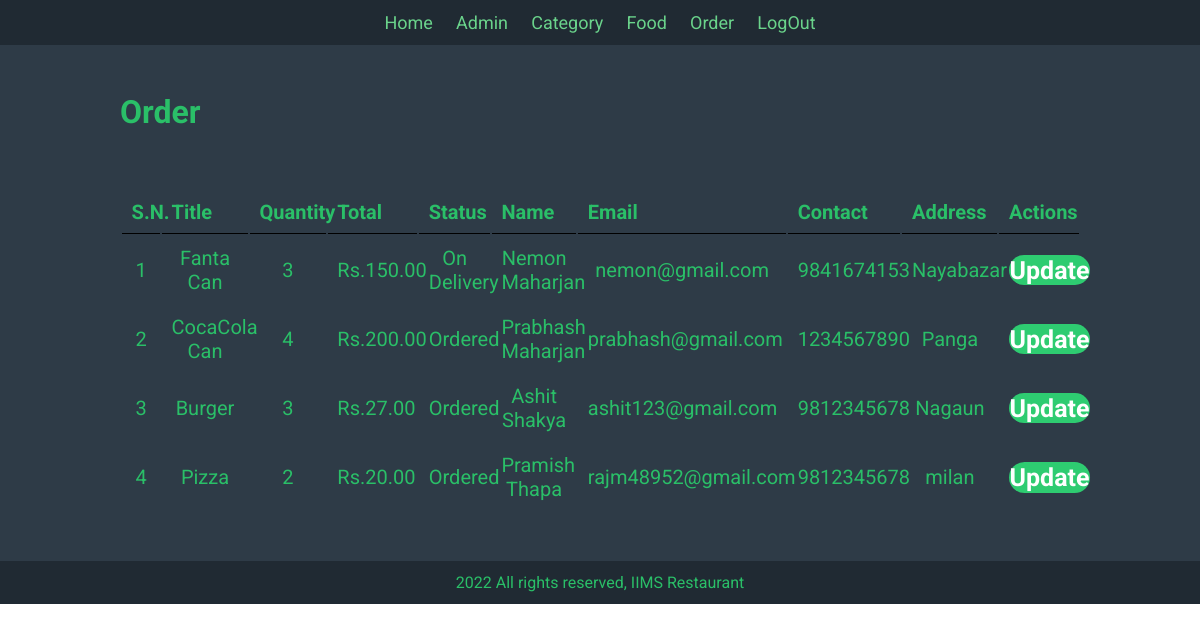
The app's page /admin/manage-order.php (signed in) with its own data.
### tables this page shows
CREATE TABLE `tbl_order` (
  `id` int(10) UNSIGNED NOT NULL,
  `food` varchar(255) NOT NULL,
  `price` decimal(10,2) NOT NULL,
  `quantity` int(11) NOT NULL,
  `total` decimal(10,2) NOT NULL,
  `order_date` datetime NOT NULL,
  `status` varchar(50) NOT NULL,
  `customer_name` varchar(100) NOT NULL,
  `customer_contact` varchar(20) NOT NULL,
  `customer_email` varchar(255) NOT NULL,
  `customer_address` varchar(255) NOT NULL
);

### admin/manage-order.php (the view, shortened to what this page needs)
<?php include "partials/menu.php"?>
<div class="main-content">
    <div class="wrapper">
    <h1 class='color-green'>Order</h1>
<br><br><br>
        <table class="tbl-full color-green btn-text-2 text-center">
                <tr>
                        <th>S.N.</th>
                        <th>Title</th>
                        <th>Quantity</th>
                        <th>Total</th>
                        <th>Status</th>
                        <th>Name</th>
                        <th>Email</th>
                        <th>Contact</th>
                        <th>Address</th>
                        <th>Actions</th>
                </tr>
                <?php
                        $sql = "SELECT * FROM tbl_order ORDER BY id DESC";
                        $res = mysqli_query($conn, $sql);
                        $count = mysqli_num_rows($res);
                        $sn = 1;
                        if($count>0){
                                while($row=mysqli_fetch_assoc($res)){
                                        $id = $row['id'];
                                        $food = $row['food'];
                                        $quantity = $row['quantity'];
                                        $total = $row['total'];
                                        $status = $row['status'];
                                        $customer_name = $row['customer_name'];
                                        $customer_contact = $row['customer_contact'];
                                        $customer_email = $row['customer_email'];
                                        $customer_address = $row['customer_address'];
                                        ?>
                                        <tr>
                                                <td><?php echo $sn++?></td>
                                                <td> <?php echo $food?></td>
                                                <td><?php echo $quantity?></td>
                                                <td>Rs.<?php echo $total?></td>
                                                <td><?php echo $status?></td>
                                                <td><?php echo $customer_name?></td>
                                                <td><?php echo $customer_email?></td>
                                                <td><?php echo $customer_contact?></td>
                                                <td><?php echo $customer_address?></td>
                                                <td>
                                                        <a href="<?php echo SITEURL?>/admin/update-order.php?id=<?php echo $id?>" class="btn-secondary btn-text">Update</a>
                                                </td>
                                        </tr>
                                        <?php
                                }
                        }
                        else
                        {
                                echo "<tr><td colspan='12' class='color-green'>Order Not Available<td><tr>";
                        }
                ?>
        </table>
    </div>
</div>
<?php include "partials/footer.php" ?>

### css/admin.css (style rules this page uses)
* { margin: 0; padding: 0; font-family: 'Roboto', sans-serif; }
.wrapper { padding: 1%; width: 80%; margin: 0 auto; }
.text-center { text-align: center; }
.color-green { color: #2abf68; }
.main-content { background-color: #2e3b47; padding: 3% 0%; }
.btn-text { font-size: 25px; }
.btn-text-2 { font-size: 20px; }

### admin/partials/menu.php (style rules this page uses)
.tbl-full { width: 100%; }
table tr th { border-bottom: 1px solid black; padding: 1%; text-align:left; }
table tr td { padding: 1%; }
.btn-secondary { background-color: #2ecc71; padding: 1%; color:white; text-decoration:none; font-weight:bold; border-radius:20px; border: none; }

### records on screen
tbl_order: food "Fanta Can", quantity "3", total "150.00", status "On Delivery", customer_name "Nemon Maharjan", customer_email "nemon@gmail.com", customer_contact "9841674153", customer_address "Nayabazar"
tbl_order: food "CocaCola Can", quantity "4", total "200.00", status "Ordered", customer_name "Prabhash Maharjan", customer_email "prabhash@gmail.com", customer_contact "1234567890", customer_address "Panga"
tbl_order: food "Burger", quantity "3", total "27.00", status "Ordered", customer_name "Ashit Shakya", customer_email "ashit123@gmail.com", customer_contact "9812345678", customer_address "Nagaun"
tbl_order: food "Pizza", quantity "2", total "20.00", status "Ordered", customer_name "Pramish Thapa", customer_email "rajm48952@gmail.com", customer_contact "9812345678", customer_address "milan"
